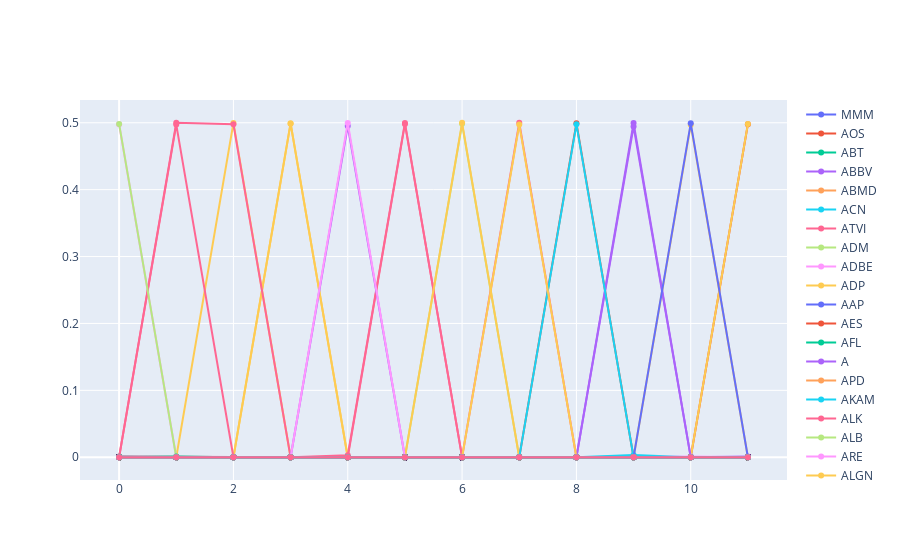

Notebook code for this chart:
### Code cell
# graph every stock in portfolio on same graph in plotly
import plotly.graph_objects as go
fig = go.Figure()
for i in range(len(portfolio)):
    fig.add_trace(go.Scatter(x=np.arange(0,12), y=portfolio[i,:], name=p.columns[i]))
fig.show()
